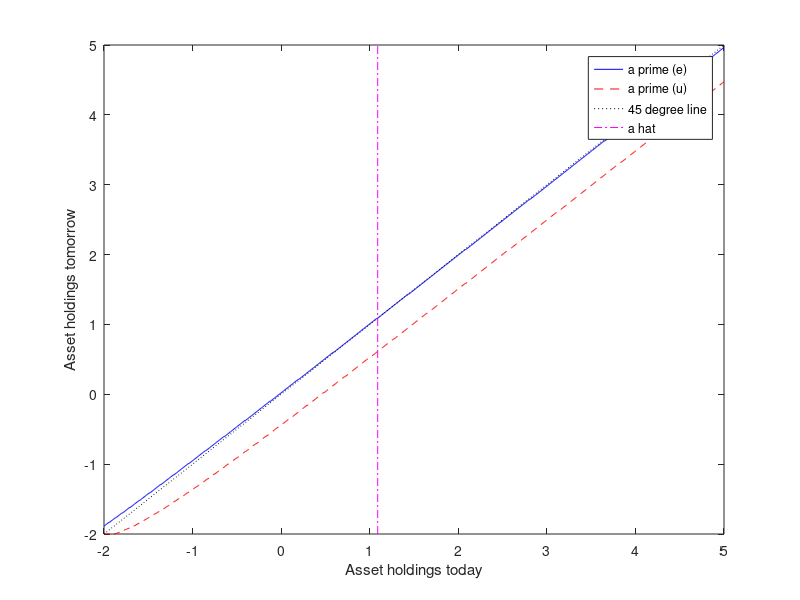
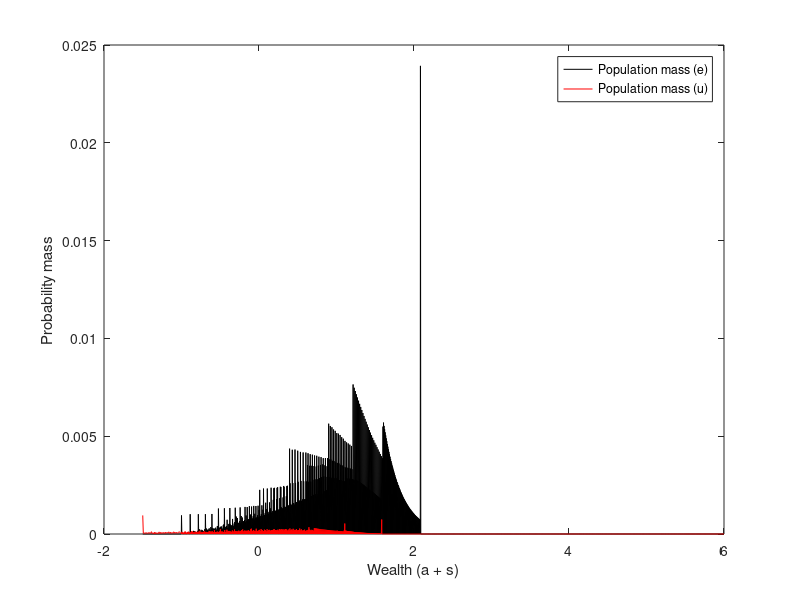
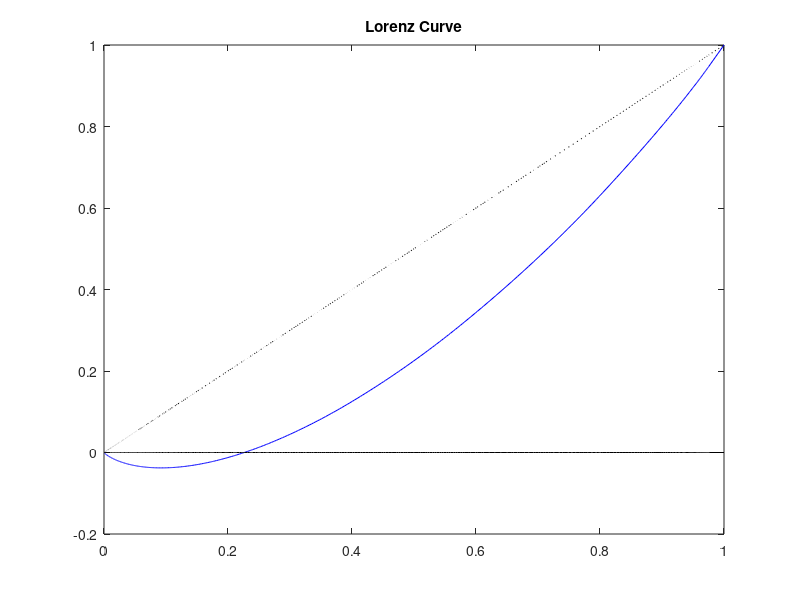
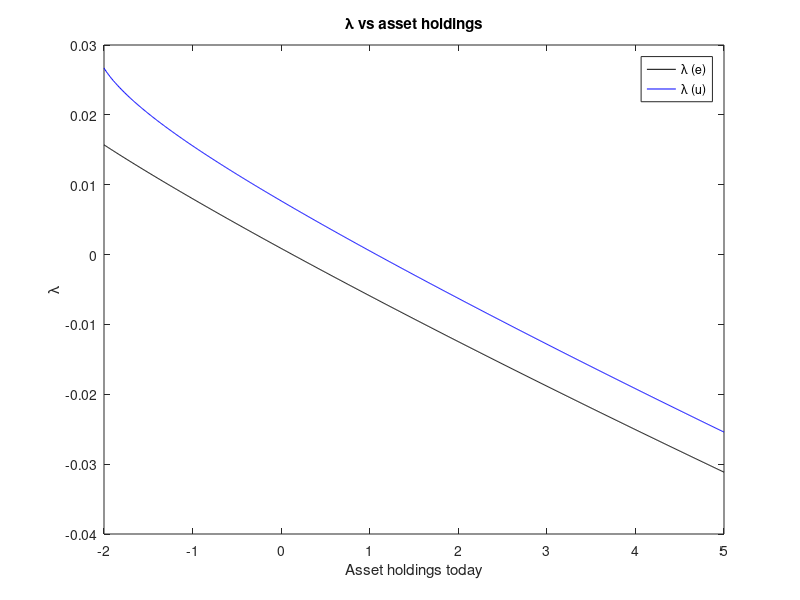

MATLAB code for these plots, in order:
mkdir('pings')
clear; close all; clc

dat = dlmread('pfs_.dat');
cd('pings')
[T,N] = size(dat);
x = linspace(-2,5,T);
apr_e = dat(:,1);
apr_u = dat(:,2);
pmf_e = dat(:,3);
pmf_u = dat(:,4);
v_e   = dat(:,5);
v_u   = dat(:,6);
figure
plot(x,apr_e,'b-')
hold on
plot(x,apr_u,'r--')
plot(x,x,'k:')
[~,i_zero] = min(abs(x'-apr_e));
plot([x(i_zero) x(i_zero)],[-2 5],'m-.')
hold off
legend('a prime (e)','a prime (u)','45 degree line','a hat')
set(gcf,'Color',[1 1 1])
xlabel('Asset holdings today')
ylabel('Asset holdings tomorrow')
saveas(gcf,'aprime.png')
rbound = x(i_zero);
wealth_e = x+1;
wealth_u = x+0.5;
wealth = sort(unique([wealth_e wealth_u]));
wealth_mass_e = 0*wealth;
wealth_mass_u = 0*wealth;
for i=1:T
    wealth_mass_e(wealth_e(i)==wealth) = wealth_mass_e(wealth_e(i)==wealth) + pmf_e(i);
    wealth_mass_u(wealth_u(i)==wealth) = wealth_mass_u(wealth_u(i)==wealth) + pmf_u(i);
end
wealth_mass = wealth_mass_e + wealth_mass_u;
figure
plot(wealth,wealth_mass_e,'k')
hold on
plot(wealth,wealth_mass_u,'r')
hold off
legend('Population mass (e)','Population mass (u)')
set(gcf,'Color',[1 1 1])
ylabel('Probability mass')
xlabel('Wealth (a + s)')
saveas(gcf,'wealth.png')
weight_wealth = wealth_mass.*wealth;
lorenz = cumsum(weight_wealth)./sum(weight_wealth');
cs_wm = cumsum(wealth_mass);
figure
plot(cs_wm,lorenz,'b')
hold on
plot(cs_wm,0*cumsum(wealth_mass),'k');
plot(cs_wm,cumsum(wealth_mass),'k:')
hold off
set(gcf,'Color',[1 1 1])
title('Lorenz Curve')
saveas(gcf,'lorenz.png')
% calc_gini: integrate across cumsum(wealth_mass) calcing diffs between
% cumsum(wealth_mass) and lorenz
diff = cs_wm - lorenz;
% integrating here
isum = 0;
for i = 2:length(diff)
    isum = isum +  diff(i) *(cs_wm(i) -cs_wm(i-1)); 
end
gini = isum/(1/2);

% calculate welfare
mass_e = sum(pmf_e);
mass_u = sum(pmf_u);
c_all = mass_e + 0.5*mass_u;
palpha = 1.5;
u_flow = (c_all^(1-palpha) - 1)/(1-palpha);
pbeta = 0.9932;
W_FB = u_flow./(1-pbeta);
lambda_e = 0*v_e;
lambda_u = 0*v_e;
WG = 0;
WINC = 0;
count = 0;
for i = 1:length(v_e)
    lambda_e(i) = ((W_FB + 1/((1-palpha)*(1-pbeta)))/(v_e(i)+1/((1-palpha)*(1-pbeta))))^(1/(1-palpha)) - 1;
    lambda_u(i) = ((W_FB + 1/((1-palpha)*(1-pbeta)))/(v_u(i)+1/((1-palpha)*(1-pbeta))))^(1/(1-palpha)) - 1;
    WG = WG + lambda_e(i)*pmf_e(i);
    WG = WG + lambda_u(i)*pmf_u(i); 
    % calc WINC
    WINC = WINC + v_e(i)*pmf_e(i);
    WINC = WINC + v_u(i)*pmf_u(i);
    % calc frac_pop
    count = count + pmf_e(i)*(lambda_e(i)>0);
    count = count + pmf_u(i)*(lambda_u(i)>0);
end
figure
plot(x,lambda_e,'k')
hold on
plot(x,lambda_u,'b')
hold off
title('\lambda vs asset holdings')
set(gcf,'Color',[1 1 1])
legend('\lambda (e)','\lambda (u)')
xlabel('Asset holdings today')
ylabel('\lambda')
saveas(gcf,'lambda.png')
figure
plot(x,v_e,'k')
hold on
plot(x,v_u,'b')
hold off
title('Value functions')
set(gcf,'Color',[1 1 1])
cd('..')

